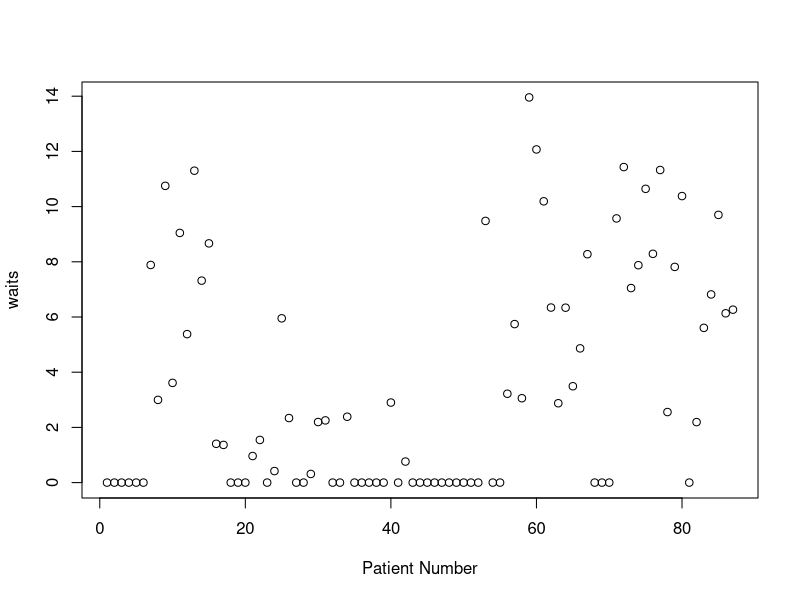
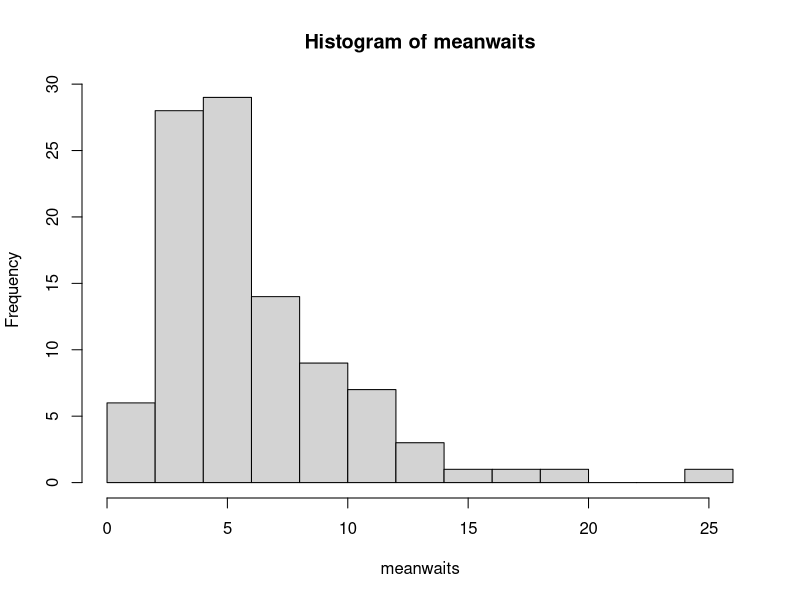
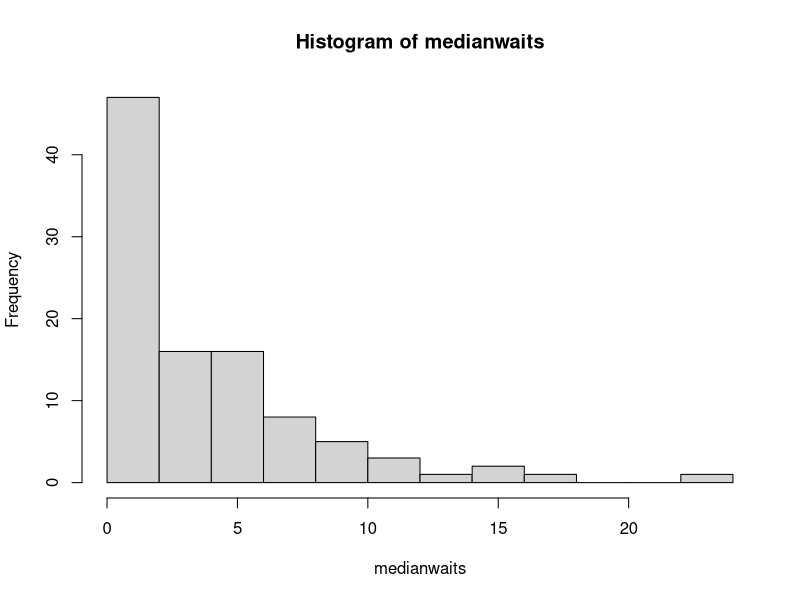
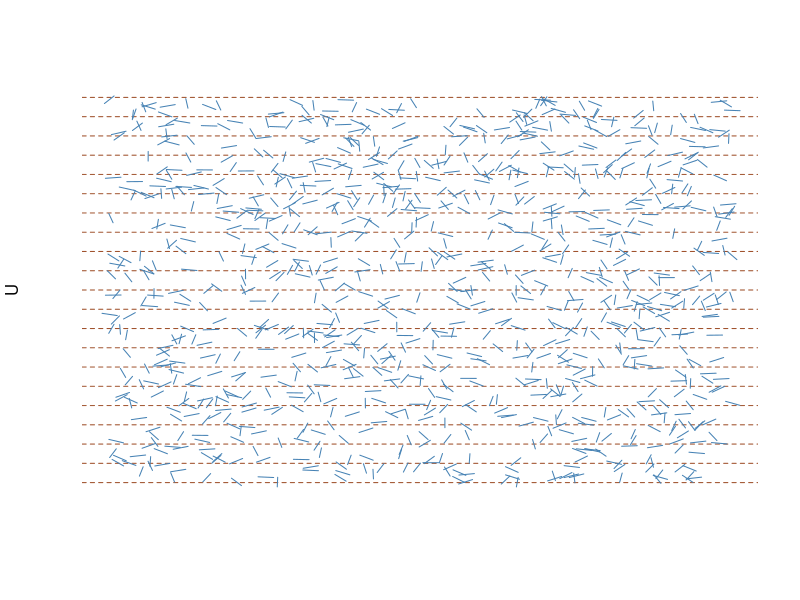
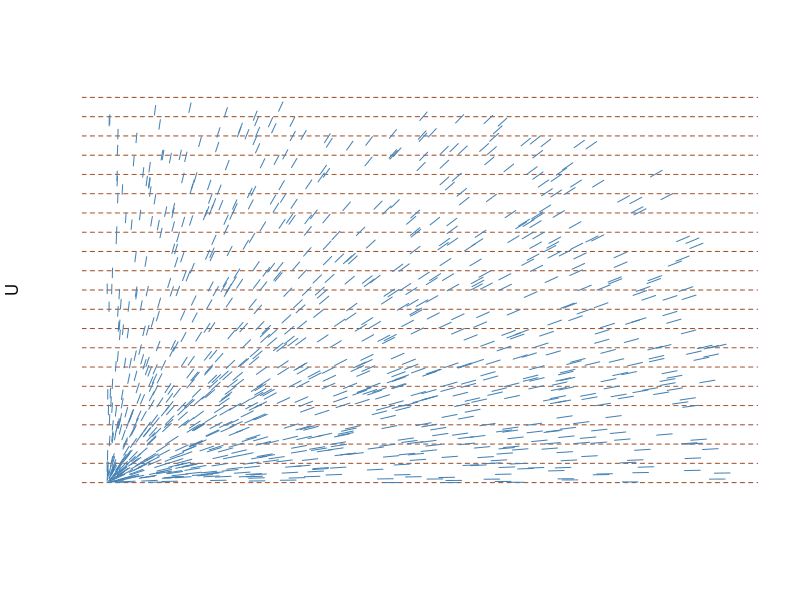
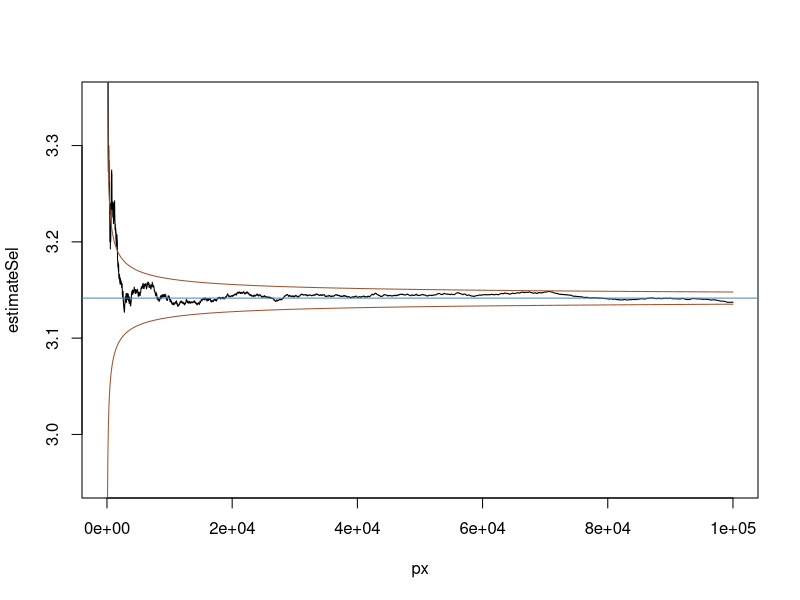
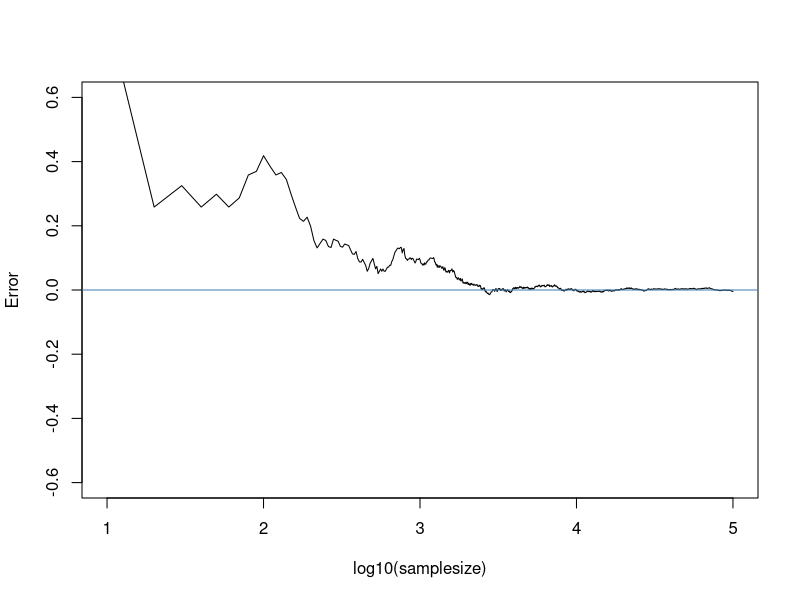

Recreate these plots in R, in order.
## ---- chunk 1
knitr::opts_chunk$set(echo = TRUE)
library(tidyverse)
## ---- chunk 2
N = 1000
atleast1g = 0
bothg = 0
for (i in 1:N){
  c1 = sample(1:2, 1)
  c2 = sample(1:2, 1)
  if (c1 == 1 | c2 == 1){
    atleast1g = atleast1g +1
  }
  if (c1 == 1 & c2 == 1){
    bothg = bothg+1
  }
}

bothg/atleast1g
## ---- chunk 3

# sample size
N = 100000

# child 1 and child 2. 
c1 = sample(1:2, N, replace=TRUE)
c2 = sample(1:2, N, replace=TRUE)
# girl 1 and boy 2. 
# tibbles are data.frames which have nice properties
children = tibble(c1, c2)

# Note the %>% is the pipe operator
# it takes the results of the left
# and passes it to the next function
# so instead of f1(f2(X)), you can do
# X %>% f2 %>% f1 
# which is more readable

# number of families with at least 1 girl
atleast1g = children %>% filter(c1==1 | c2==1)
# count the number of families with at least 1 girl
ngirls = nrow(atleast1g)
# count the number of families with both girls
nbothg = atleast1g %>% filter(c1==1 & c2 == 1) %>% nrow 
# what's the result?
nbothg/ngirls
## ---- chunk 4

# sample size
N = 100000

# child 1 and child 2.
# day1 and day2 
c1 = sample(1:2, N, replace=TRUE)
d1 = sample(1:7, N, replace=TRUE)
c2 = sample(1:2, N, replace=TRUE)
d2 = sample(1:7, N, replace=TRUE)
# girl 1 and boy 2. 
# tibbles are data.frames which have nice properties
children = tibble(c1, d1, c2, d2)

# number of families with at least 1 girl born on thursday
atleast1g = children %>% filter((c1==1 & d1 == 4)| (c2==1 & d2 ==4))

# left as an exercise for the reader.
## ---- chunk 5
# Simulate a 100 arrival times and limit to those 
# that arrive before 120 


doctorq = function(rate, numDoctors, patientWaitDist) {
  # for 420 minutes, we expect 420 * rate patients
  expectL = 420 * rate
  # generate more patient arrival times than necessary
  ts = rexp(expectL * 2, rate) %>% cumsum
  # cutoff
  ts = ts[ts<=420]
  
  # numP = length(ts)
  # record when doctor is next available
  docAvail = rep(0, numDoctors)
  # record waittimes here. Pre allocation is good for R
  waittimes = rep(0, length(ts))
  # 1 indexed iteration
  i = 1
  
  for (patientarrival in ts){
    # find doctor who is next free
    nextAvailDoc = which.min(docAvail)
    timeAvail = docAvail[nextAvailDoc]
    # get index and when he's available
    #cat(i, patientarrival, "DA: ", docAvail, '\n')
  
    if (timeAvail <= patientarrival){
      # doctor's available
      waittimes[i] = 0
      docStart = patientarrival
    } else {
      # patient needs to wait. Record that
      waittimes[i] = timeAvail - patientarrival 
      docStart = timeAvail
    }
    # update when the doctor is next available
    docAvail[nextAvailDoc] = docStart + patientWaitDist()
  
    # increase index of waiting
    i = i + 1
  }
  return(waittimes)
}


patientrate = 0.2 # .1 per minute poisson
numDoctors = 3
# I'm passing an arbitrary distribution across 
patientWaitDist = function() runif(1, 5, 20)

waits = doctorq(patientrate, numDoctors, patientWaitDist)
nump = length(waits)
plot(1:nump, waits, xlab="Patient Number")
## ---- chunk 6
Ndays = 100
meanwaits = rep(0, Ndays)
medianwaits = rep(0, Ndays)


patientrate = 0.2 # .1 per minute poisson
numDoctors = 3
# I'm passing an arbitrary distribution across 
patientWaitDist = function() runif(1, 5, 20)


for (day in 1:Ndays) {
  waits = doctorq(patientrate, numDoctors, patientWaitDist)
  meanwaits[day] = mean(waits)
  medianwaits[day] = median(waits)
}

hist(meanwaits, 15)
## ---- chunk 7
hist(medianwaits, 15)
## ---- chunk 8
numbhits=function(A,B){
 sum(abs(floor(A[,2])-floor(B[,2]))>0)}

L=0.25 #half-length of the needle
D=20  #length of the room
N=10^6
## ---- chunk 9
#version #1: uniform location of the centre
U=runif(N,min=0,max=D) #centre
O=runif(N,min=0,max=pi) #angle
C=cbind(runif(N,0,D),U)
A=C+L*cbind(cos(O),sin(O))
B=C-L*cbind(cos(O),sin(O))


plot(C,type="n",axes=F,xlim=c(0,D),ylim=c(0,D))
#title(main=paste(numbhits(A,B),"hits",sep=" "))
for (i in 0:(D))
 abline(h=i,lty=2,col="sienna")
for (t in 1:1000)
 lines(c(A[t,1],B[t,1]),c(A[t,2],B[t,2]),col="steelblue")

## ---- chunk 10
#version #1: uniform location of the centre
O=runif(N,min=0,max=pi/2) #angle
U=runif(N)*(D*sqrt(1+apply(cbind(sin(O)^2,cos(O)^2),1,min))-2*L) #centre
A=cbind(U*cos(O),U*sin(O))
B=A+2*L*cbind(cos(O),sin(O))


plot(C,type="n",axes=F,xlim=c(0,D),ylim=c(0,D))
#title(main=paste(numbhits(A,B),"hits",sep=" "))
for (i in 0:(D))
 abline(h=i,lty=2,col="sienna")
for (t in 1:1000)
 lines(c(A[t,1],B[t,1]),c(A[t,2],B[t,2]),col="steelblue")

## ---- chunk 11
# cannonball
N = 10^5
x = runif(N)
y = runif(N)

c = cumsum(x^2 + y^2  < 1)
estimate = 4*c/(1:N)


px = seq.int(10, N, 10)

estimateSel = estimate[px]
bound = sqrt(1/px)

plot(px, estimateSel, 'l', ylim=c(2.95, 3.35)); abline(pi, 0, col='steelblue'); lines(px, pi + 2*bound, col='sienna'); lines(px, pi - 2*bound, col='sienna')

## ---- chunk 12
#px = seq(1, 6, length.out=1000)
estimateZer = (estimate[px] - pi)
plot(log10(px), estimateZer, 'l', ylim=c(-0.6, 0.6), ylab="Error", xlab="log10(samplesize)") ; abline(0, 0, col="steelblue")

